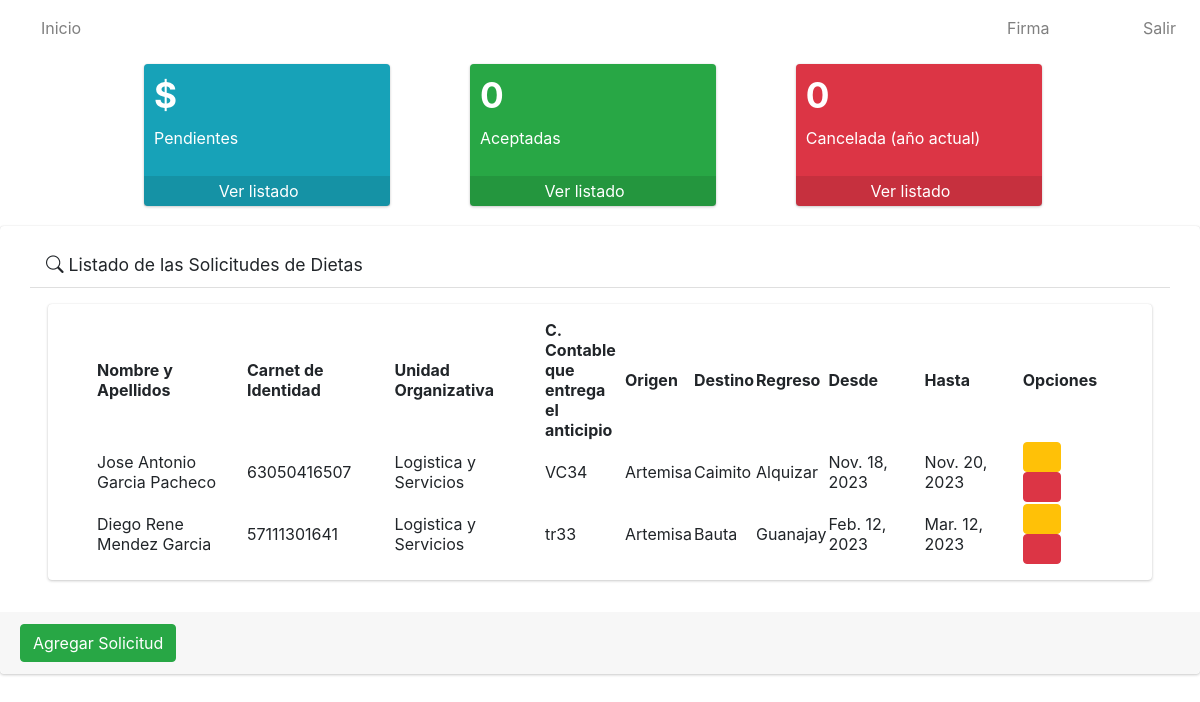
The page / on the database its author committed.
### app/models.py (models this page shows, shortened)
class Solicitud(models.Model):
    numero=models.IntegerField()
    solicitante=models.ForeignKey(User, on_delete=models.CASCADE)
    trabajador=models.ForeignKey(Trabajador, on_delete=models.CASCADE)
    unidad_organizativa=models.ForeignKey(Unidad_Organizativa, on_delete=models.CASCADE)
    c_contable=models.CharField(max_length=4)
    provincia=models.ForeignKey(Provincia, on_delete=models.CASCADE)
    origen=models.ForeignKey(Municipio, on_delete=models.CASCADE, related_name='municipio_origen')
    destino=models.ForeignKey(Municipio, on_delete=models.CASCADE, related_name='municipio_destino')
    regreso=models.ForeignKey(Municipio, on_delete=models.CASCADE, related_name='municipio_regreso')
    fecha_inicio=models.DateField()
    fecha_final=models.DateField()
    estado=models.CharField(max_length=20)
    class Meta:
        verbose_name="Solicitud"
        verbose_name_plural="Solicitudes"

class Trabajador(models.Model):
    nombre_y_apellidos = models.CharField(max_length=80)
    ci=models.CharField(max_length=11, unique=True)
    def __str__(self):
            return self.nombre_y_apellidos
    class Meta:
        verbose_name = "Trabajador"
        verbose_name_plural = "Trabajadores"

class Unidad_Organizativa(models.Model):
    nombre=models.CharField(max_length=100)
    def __str__(self):
        return self.nombre
    class Meta:
        verbose_name="Unidad Organizativa"
        verbose_name_plural="Unidades Organizativas"

class Municipio(models.Model):
    nombre=models.CharField(max_length=30)
    provincia=models.ForeignKey(Provincia, on_delete=models.CASCADE)
    def __str__(self):
        return self.nombre
    class Meta:
        verbose_name="Municipio"
        verbose_name_plural="Municipios"

### app/views.py (the view, shortened to what this page needs)
# urls.py: path('', SolicitudListView.as_view(), name='solicitudes' ),
class SolicitudListView(ListView):
    model = Solicitud
    template_name = 'solicitudes/listar.html'

### app/templates/solicitudes/listar.html
{% extends 'base.html' %}
{% load static %}
{% block content %}
    <div class=" card card-default">
        <div class="card-header px-3 mb-3 mt-3 container">
            <h3 class="card-title">
            <i class="fas fa-exclamation-triangle bi bi-search"></i>
                Listado de las Solicitudes de Dietas
            </h3>
            </div>
        <div class="card card-body content-header mx-5 px-5">
            <table id="myTable" class="display" style="width: 100%;">
                <thead>
                    <tr>
                        <th>Nombre y Apellidos</th>
                        <th>Carnet de Identidad</th>
                        <th>Unidad Organizativa</th>
                        <th>C. Contable que entrega el anticipio</th>
                        <th>Origen</th>
                        <th>Destino</th>
                        <th>Regreso</th>
                        <th>Desde</th>
                        <th>Hasta</th>
                        <th>Opciones</th>
                    </tr>
                </thead>
                <tbody>
                    {% for i in object_list %}
                    <tr>
                        <td style="width: 150px;">{{i.trabajador}}</td>
                        <td>{{i.trabajador.ci}}</td>
                        <td>{{i.unidad_organizativa}}</td>
                        <td style="width: 80px;">{{i.c_contable}}</td>
                        <td>{{i.origen}}</td>
                        <td>{{i.destino}}</td>
                        <td>{{i.regreso}}</td>
                        <td>{{i.fecha_inicio}}</td>
                        <td>{{i.fecha_final}}</td>
                        <td>
                            <a href="#" type="button" class="btn btn-warning">
                                <i class="fas fa-edit"></i>
                            </a>
                            <a href="#" type="button" class="btn btn-danger">
                                <i class="fas fa-trash-alt"></i>
                            </a>
                        </td>
                    </tr>
                    {% endfor %}
                </tbody>
            </table>
        </div>
        <div class=" card-footer mt-3">
            <a href="{% url 'crear_solicitud' %}" type="button" class="btn btn-primary btn-success">
                Agregar Solicitud
            </a>
        </div>
    </div>
{% endblock %}

### rows shown on the page
Solicitud: trabajador "Jose Antonio Garcia Pacheco", trabajador.ci "63050416507", unidad_organizativa "Logistica y Servicios", c_contable "VC34", origen "Artemisa", destino "Caimito", regreso "Alquizar", fecha_inicio "Nov. 18, 2023", fecha_final "Nov. 20, 2023"
Solicitud: trabajador "Diego Rene Mendez Garcia", trabajador.ci "57111301641", unidad_organizativa "Logistica y Servicios", c_contable "tr33", origen "Artemisa", destino "Bauta", regreso "Guanajay", fecha_inicio "Feb. 12, 2023", fecha_final "Mar. 12, 2023"
